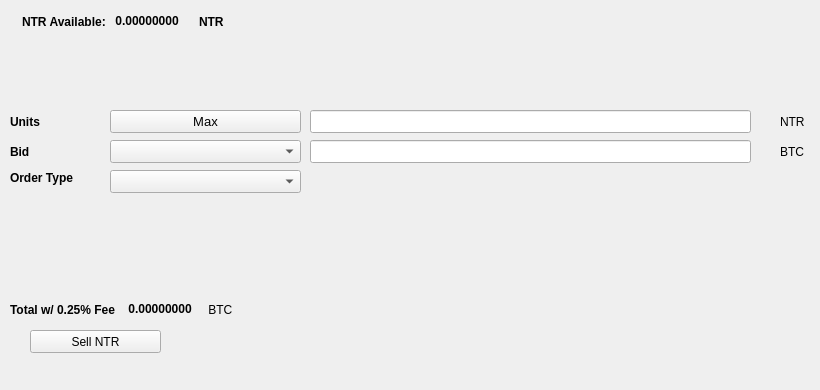
   <widget class="QWidget" name="SellTab">
    <attribute name="title">
     <string>Sell</string>
    </attribute>
    <widget class="QLabel" name="label_16">
     <property name="geometry">
      <rect>
       <x>780</x>
       <y>140</y>
       <width>31</width>
       <height>23</height>
      </rect>
     </property>
     <property name="text">
      <string>BTC</string>
     </property>
    </widget>
    <widget class="QComboBox" name="SellBidcomboBox">
     <property name="geometry">
      <rect>
       <x>110</x>
       <y>140</y>
       <width>191</width>
       <height>23</height>
      </rect>
     </property>
     <property name="font">
      <font>
       <pointsize>10</pointsize>
      </font>
     </property>
    </widget>
    <widget class="QLabel" name="label_18">
     <property name="geometry">
      <rect>
       <x>10</x>
       <y>110</y>
       <width>46</width>
       <height>23</height>
      </rect>
     </property>
     <property name="font">
      <font>
       <weight>75</weight>
       <bold>true</bold>
      </font>
     </property>
     <property name="text">
      <string>Units</string>
     </property>
    </widget>
    <widget class="QPushButton" name="Sell_Max_Amount">
     <property name="geometry">
      <rect>
       <x>110</x>
       <y>110</y>
       <width>191</width>
       <height>23</height>
      </rect>
     </property>
     <property name="font">
      <font>
       <pointsize>10</pointsize>
      </font>
     </property>
     <property name="text">
      <string>Max</string>
     </property>
    </widget>
    <widget class="QLabel" name="label_20">
     <property name="geometry">
      <rect>
       <x>10</x>
       <y>170</y>
       <width>91</width>
       <height>16</height>
      </rect>
     </property>
     <property name="font">
      <font>
       <weight>75</weight>
       <bold>true</bold>
      </font>
     </property>
     <property name="text">
      <string>Order Type</string>
     </property>
    </widget>
    <widget class="QComboBox" name="SellOrdertypeCombo">
     <property name="geometry">
      <rect>
       <x>110</x>
       <y>170</y>
       <width>191</width>
       <height>23</height>
      </rect>
     </property>
     <property name="font">
      <font>
       <pointsize>10</pointsize>
      </font>
     </property>
    </widget>
    <widget class="QLabel" name="label_21">
     <property name="geometry">
      <rect>
       <x>10</x>
       <y>140</y>
       <width>46</width>
       <height>23</height>
      </rect>
     </property>
     <property name="font">
      <font>
       <weight>75</weight>
       <bold>true</bold>
      </font>
     </property>
     <property name="text">
      <string>Bid</string>
     </property>
    </widget>
    <widget class="QLabel" name="label_22">
     <property name="geometry">
      <rect>
       <x>780</x>
       <y>110</y>
       <width>31</width>
       <height>23</height>
      </rect>
     </property>
     <property name="text">
      <string>NTR</string>
     </property>
    </widget>
    <widget class="QLineEdit" name="UnitsInputNTR">
     <property name="geometry">
      <rect>
       <x>310</x>
       <y>110</y>
       <width>441</width>
       <height>23</height>
      </rect>
     </property>
     <property name="font">
      <font>
       <pointsize>9</pointsize>
       <weight>75</weight>
       <bold>true</bold>
      </font>
     </property>
    </widget>
    <widget class="QLineEdit" name="SellBidPriceEdit">
     <property name="geometry">
      <rect>
       <x>310</x>
       <y>140</y>
       <width>441</width>
       <height>23</height>
      </rect>
     </property>
     <property name="font">
      <font>
       <pointsize>9</pointsize>
       <weight>75</weight>
       <bold>true</bold>
      </font>
     </property>
    </widget>
    <widget class="QPushButton" name="SellNTRBTN">
     <property name="geometry">
      <rect>
       <x>30</x>
       <y>330</y>
       <width>131</width>
       <height>23</height>
      </rect>
     </property>
     <property name="text">
      <string>Sell NTR</string>
     </property>
     <property name="icon">
      <iconset resource="../netrum">
       <normaloff>:/icons/bitcoin</normaloff>:/icons/bitcoin</iconset>
     </property>
    </widget>
    <widget class="QWidget" name="layoutWidget3">
     <property name="geometry">
      <rect>
       <x>22</x>
       <y>12</y>
       <width>258</width>
       <height>19</height>
      </rect>
     </property>
     <layout class="QHBoxLayout" name="horizontalLayout">
      <item>
       <widget class="QLabel" name="label232_2">
        <property name="font">
         <font>
          <weight>75</weight>
          <bold>true</bold>
         </font>
        </property>
        <property name="text">
         <string>NTR Available:</string>
        </property>
       </widget>
      </item>
      <item>
       <widget class="QLabel" name="NTRAvailableLabel">
        <property name="palette">
         <palette>
          <active>
           <colorrole role="WindowText">
            <brush brushstyle="SolidPattern">
             <color alpha="255">
              <red>0</red>
              <green>0</green>
              <blue>0</blue>
             </color>
            </brush>
           </colorrole>
           <colorrole role="Button">
            <brush brushstyle="SolidPattern">
             <color alpha="255">
              <red>0</red>
              <green>170</green>
              <blue>0</blue>
             </color>
            </brush>
           </colorrole>
           <colorrole role="Light">
            <brush brushstyle="SolidPattern">
             <color alpha="255">
              <red>0</red>
              <green>255</green>
              <blue>0</blue>
             </color>
            </brush>
           </colorrole>
           <colorrole role="Midlight">
            <brush brushstyle="SolidPattern">
             <color alpha="255">
              <red>0</red>
              <green>212</green>
              <blue>0</blue>
             </color>
            </brush>
           </colorrole>
           <colorrole role="Dark">
            <brush brushstyle="SolidPattern">
             <color alpha="255">
              <red>0</red>
              <green>85</green>
              <blue>0</blue>
             </color>
            </brush>
           </colorrole>
           <colorrole role="Mid">
            <brush brushstyle="SolidPattern">
             <color alpha="255">
              <red>0</red>
              <green>113</green>
              <blue>0</blue>
             </color>
            </brush>
           </colorrole>
           <colorrole role="Text">
            <brush brushstyle="SolidPattern">
             <color alpha="255">
              <red>0</red>
              <green>170</green>
              <blue>0</blue>
             </color>
            </brush>
           </colorrole>
           <colorrole role="BrightText">
            <brush brushstyle="SolidPattern">
             <color alpha="255">
              <red>255</red>
              <green>255</green>
              <blue>255</blue>
             </color>
            </brush>
           </colorrole>
           <colorrole role="ButtonText">
            <brush brushstyle="SolidPattern">
             <color alpha="255">
              <red>0</red>
              <green>0</green>
              <blue>0</blue>
             </color>
            </brush>
           </colorrole>
           <colorrole role="Base">
            <brush brushstyle="SolidPattern">
             <color alpha="255">
              <red>255</red>
              <green>255</green>
              <blue>255</blue>
             </color>
            </brush>
           </colorrole>
           <colorrole role="Window">
            <brush brushstyle="SolidPattern">
             <color alpha="255">
              <red>0</red>
              <green>170</green>
              <blue>0</blue>
             </color>
            </brush>
           </colorrole>
           <colorrole role="Shadow">
            <brush brushstyle="SolidPattern">
             <color alpha="255">
              <red>0</red>
              <green>0</green>
              <blue>0</blue>
             </color>
            </brush>
           </colorrole>
           <colorrole role="AlternateBase">
            <brush brushstyle="SolidPattern">
             <color alpha="255">
              <red>127</red>
              <green>212</green>
              <blue>127</blue>
             </color>
            </brush>
           </colorrole>
           <colorrole role="ToolTipBase">
            <brush brushstyle="SolidPattern">
             <color alpha="255">
              <red>255</red>
              <green>255</green>
              <blue>220</blue>
             </color>
            </brush>
           </colorrole>
           <colorrole role="ToolTipText">
            <brush brushstyle="SolidPattern">
             <color alpha="255">
              <red>0</red>
              <green>0</green>
              <blue>0</blue>
             </color>
            </brush>
           </colorrole>
          </active>
          <inactive>
           <colorrole role="WindowText">
            <brush brushstyle="SolidPattern">
             <color alpha="255">
              <red>0</red>
              <green>0</green>
              <blue>0</blue>
             </color>
            </brush>
           </colorrole>
           <colorrole role="Button">
            <brush brushstyle="SolidPattern">
             <color alpha="255">
              <red>0</red>
              <green>170</green>
              <blue>0</blue>
             </color>
            </brush>
           </colorrole>
           <colorrole role="Light">
            <brush brushstyle="SolidPattern">
             <color alpha="255">
              <red>0</red>
              <green>255</green>
              <blue>0</blue>
             </color>
            </brush>
           </colorrole>
           <colorrole role="Midlight">
            <brush brushstyle="SolidPattern">
             <color alpha="255">
              <red>0</red>
              <green>212</green>
              <blue>0</blue>
             </color>
            </brush>
           </colorrole>
           <colorrole role="Dark">
            <brush brushstyle="SolidPattern">
             <color alpha="255">
              <red>0</red>
              <green>85</green>
              <blue>0</blue>
             </color>
            </brush>
           </colorrole>
           <colorrole role="Mid">
            <brush brushstyle="SolidPattern">
             <color alpha="255">
              <red>0</red>
              <green>113</green>
              <blue>0</blue>
             </color>
            </brush>
           </colorrole>
           <colorrole role="Text">
            <brush brushstyle="SolidPattern">
             <color alpha="255">
              <red>0</red>
              <green>170</green>
              <blue>0</blue>
             </color>
            </brush>
           </colorrole>
           <colorrole role="BrightText">
            <brush brushstyle="SolidPattern">
             <color alpha="255">
              <red>255</red>
              <green>255</green>
              <blue>255</blue>
             </color>
            </brush>
           </colorrole>
           <colorrole role="ButtonText">
            <brush brushstyle="SolidPattern">
             <color alpha="255">
              <red>0</red>
              <green>0</green>
              <blue>0</blue>
             </color>
            </brush>
           </colorrole>
           <colorrole role="Base">
            <brush brushstyle="SolidPattern">
             <color alpha="255">
              <red>255</red>
              <green>255</green>
              <blue>255</blue>
             </color>
            </brush>
           </colorrole>
           <colorrole role="Window">
            <brush brushstyle="SolidPattern">
             <color alpha="255">
              <red>0</red>
              <green>170</green>
              <blue>0</blue>
             </color>
            </brush>
           </colorrole>
           <colorrole role="Shadow">
            <brush brushstyle="SolidPattern">
             <color alpha="255">
              <red>0</red>
              <green>0</green>
              <blue>0</blue>
             </color>
            </brush>
           </colorrole>
           <colorrole role="AlternateBase">
            <brush brushstyle="SolidPattern">
             <color alpha="255">
              <red>127</red>
              <green>212</green>
              <blue>127</blue>
             </color>
            </brush>
           </colorrole>
           <colorrole role="ToolTipBase">
            <brush brushstyle="SolidPattern">
             <color alpha="255">
              <red>255</red>
              <green>255</green>
              <blue>220</blue>
             </color>
            </brush>
           </colorrole>
           <colorrole role="ToolTipText">
            <brush brushstyle="SolidPattern">
             <color alpha="255">
              <red>0</red>
              <green>0</green>
              <blue>0</blue>
             </color>
            </brush>
           </colorrole>
          </inactive>
          <disabled>
           <colorrole role="WindowText">
            <brush brushstyle="SolidPattern">
             <color alpha="255">
              <red>0</red>
              <green>85</green>
              <blue>0</blue>
             </color>
            </brush>
           </colorrole>
           <colorrole role="Button">
            <brush brushstyle="SolidPattern">
             <color alpha="255">
              <red>0</red>
              <green>170</green>
              <blue>0</blue>
             </color>
            </brush>
           </colorrole>
           <colorrole role="Light">
            <brush brushstyle="SolidPattern">
             <color alpha="255">
              <red>0</red>
              <green>255</green>
              <blue>0</blue>
             </color>
            </brush>
           </colorrole>
           <colorrole role="Midlight">
            <brush brushstyle="SolidPattern">
             <color alpha="255">
              <red>0</red>
              <green>212</green>
              <blue>0</blue>
             </color>
            </brush>
           </colorrole>
           <colorrole role="Dark">
            <brush brushstyle="SolidPattern">
             <color alpha="255">
              <red>0</red>
              <green>85</green>
              <blue>0</blue>
             </color>
            </brush>
           </colorrole>
           <colorrole role="Mid">
            <brush brushstyle="SolidPattern">
             <color alpha="255">
              <red>0</red>
              <green>113</green>
              <blue>0</blue>
             </color>
            </brush>
           </colorrole>
           <colorrole role="Text">
            <brush brushstyle="SolidPattern">
             <color alpha="255">
              <red>0</red>
              <green>85</green>
              <blue>0</blue>
             </color>
            </brush>
           </colorrole>
           <colorrole role="BrightText">
            <brush brushstyle="SolidPattern">
             <color alpha="255">
              <red>255</red>
              <green>255</green>
              <blue>255</blue>
             </color>
            </brush>
           </colorrole>
           <colorrole role="ButtonText">
            <brush brushstyle="SolidPattern">
             <color alpha="255">
              <red>0</red>
              <green>85</green>
              <blue>0</blue>
             </color>
            </brush>
           </colorrole>
           <colorrole role="Base">
            <brush brushstyle="SolidPattern">
             <color alpha="255">
              <red>0</red>
              <green>170</green>
              <blue>0</blue>
             </color>
            </brush>
           </colorrole>
           <colorrole role="Window">
            <brush brushstyle="SolidPattern">
             <color alpha="255">
              <red>0</red>
              <green>170</green>
              <blue>0</blue>
             </color>
            </brush>
           </colorrole>
           <colorrole role="Shadow">
            <brush brushstyle="SolidPattern">
             <color alpha="255">
              <red>0</red>
              <green>0</green>
              <blue>0</blue>
             </color>
            </brush>
           </colorrole>
           <colorrole role="AlternateBase">
            <brush brushstyle="SolidPattern">
             <color alpha="255">
              <red>0</red>
              <green>170</green>
              <blue>0</blue>
             </color>
            </brush>
           </colorrole>
           <colorrole role="ToolTipBase">
            <brush brushstyle="SolidPattern">
             <color alpha="255">
              <red>255</red>
              <green>255</green>
              <blue>220</blue>
             </color>
            </brush>
           </colorrole>
           <colorrole role="ToolTipText">
            <brush brushstyle="SolidPattern">
             <color alpha="255">
              <red>0</red>
              <green>0</green>
              <blue>0</blue>
             </color>
            </brush>
           </colorrole>
          </disabled>
         </palette>
        </property>
        <property name="font">
         <font>
          <weight>75</weight>
          <bold>true</bold>
         </font>
        </property>
        <property name="text">
         <string> 0.00000000 </string>
        </property>
        <property name="textInteractionFlags">
         <set>Qt::LinksAccessibleByMouse|Qt::TextSelectableByKeyboard|Qt::TextSelectableByMouse</set>
        </property>
       </widget>
      </item>
      <item>
       <widget class="QLabel" name="labelNTR">
        <property name="font">
         <font>
          <weight>75</weight>
          <bold>true</bold>
         </font>
        </property>
        <property name="text">
         <string>NTR</string>
        </property>
       </widget>
      </item>
     </layout>
    </widget>
    <widget class="QWidget" name="layoutWidget">
     <property name="geometry">
      <rect>
       <x>10</x>
       <y>300</y>
       <width>268</width>
       <height>19</height>
      </rect>
     </property>
     <layout class="QHBoxLayout" name="horizontalLayout_2">
      <item>
       <widget class="QLabel" name="label_19">
        <property name="font">
         <font>
          <weight>75</weight>
          <bold>true</bold>
         </font>
        </property>
        <property name="text">
         <string>Total w/ 0.25% Fee </string>
        </property>
       </widget>
      </item>
      <item>
       <widget class="QLabel" name="SellCostLabel">
        <property name="palette">
         <palette>
          <active>
           <colorrole role="WindowText">
            <brush brushstyle="SolidPattern">
             <color alpha="255">
              <red>0</red>
              <green>0</green>
              <blue>0</blue>
             </color>
            </brush>
           </colorrole>
           <colorrole role="Button">
            <brush brushstyle="SolidPattern">
             <color alpha="255">
              <red>0</red>
              <green>170</green>
              <blue>0</blue>
             </color>
            </brush>
           </colorrole>
           <colorrole role="Light">
            <brush brushstyle="SolidPattern">
             <color alpha="255">
              <red>0</red>
              <green>255</green>
              <blue>0</blue>
             </color>
            </brush>
           </colorrole>
           <colorrole role="Midlight">
            <brush brushstyle="SolidPattern">
             <color alpha="255">
              <red>0</red>
              <green>212</green>
              <blue>0</blue>
             </color>
            </brush>
           </colorrole>
           <colorrole role="Dark">
            <brush brushstyle="SolidPattern">
             <color alpha="255">
              <red>0</red>
              <green>85</green>
              <blue>0</blue>
             </color>
            </brush>
           </colorrole>
           <colorrole role="Mid">
            <brush brushstyle="SolidPattern">
             <color alpha="255">
              <red>0</red>
              <green>113</green>
              <blue>0</blue>
             </color>
            </brush>
           </colorrole>
           <colorrole role="Text">
            <brush brushstyle="SolidPattern">
             <color alpha="255">
              <red>0</red>
              <green>170</green>
              <blue>0</blue>
             </color>
            </brush>
           </colorrole>
           <colorrole role="BrightText">
            <brush brushstyle="SolidPattern">
             <color alpha="255">
              <red>255</red>
              <green>255</green>
              <blue>255</blue>
             </color>
            </brush>
           </colorrole>
           <colorrole role="ButtonText">
            <brush brushstyle="SolidPattern">
             <color alpha="255">
              <red>0</red>
              <green>0</green>
              <blue>0</blue>
             </color>
            </brush>
           </colorrole>
           <colorrole role="Base">
            <brush brushstyle="SolidPattern">
             <color alpha="255">
              <red>255</red>
              <green>255</green>
              <blue>255</blue>
             </color>
            </brush>
           </colorrole>
           <colorrole role="Window">
            <brush brushstyle="SolidPattern">
             <color alpha="255">
              <red>0</red>
              <green>170</green>
              <blue>0</blue>
             </color>
            </brush>
           </colorrole>
           <colorrole role="Shadow">
            <brush brushstyle="SolidPattern">
             <color alpha="255">
              <red>0</red>
              <green>0</green>
              <blue>0</blue>
             </color>
            </brush>
           </colorrole>
           <colorrole role="AlternateBase">
            <brush brushstyle="SolidPattern">
             <color alpha="255">
              <red>127</red>
              <green>212</green>
              <blue>127</blue>
             </color>
            </brush>
           </colorrole>
           <colorrole role="ToolTipBase">
            <brush brushstyle="SolidPattern">
             <color alpha="255">
              <red>255</red>
              <green>255</green>
              <blue>220</blue>
             </color>
            </brush>
           </colorrole>
           <colorrole role="ToolTipText">
            <brush brushstyle="SolidPattern">
             <color alpha="255">
              <red>0</red>
              <green>0</green>
              <blue>0</blue>
             </color>
            </brush>
           </colorrole>
          </active>
          <inactive>
           <colorrole role="WindowText">
            <brush brushstyle="SolidPattern">
             <color alpha="255">
              <red>0</red>
              <green>0</green>
              <blue>0</blue>
             </color>
            </brush>
           </colorrole>
           <colorrole role="Button">
            <brush brushstyle="SolidPattern">
             <color alpha="255">
              <red>0</red>
              <green>170</green>
              <blue>0</blue>
             </color>
            </brush>
           </colorrole>
           <colorrole role="Light">
            <brush brushstyle="SolidPattern">
             <color alpha="255">
              <red>0</red>
              <green>255</green>
              <blue>0</blue>
             </color>
            </brush>
           </colorrole>
           <colorrole role="Midlight">
            <brush brushstyle="SolidPattern">
             <color alpha="255">
              <red>0</red>
              <green>212</green>
              <blue>0</blue>
             </color>
            </brush>
           </colorrole>
           <colorrole role="Dark">
            <brush brushstyle="SolidPattern">
             <color alpha="255">
              <red>0</red>
              <green>85</green>
              <blue>0</blue>
             </color>
            </brush>
           </colorrole>
           <colorrole role="Mid">
            <brush brushstyle="SolidPattern">
             <color alpha="255">
              <red>0</red>
              <green>113</green>
              <blue>0</blue>
             </color>
            </brush>
           </colorrole>
           <colorrole role="Text">
            <brush brushstyle="SolidPattern">
             <color alpha="255">
              <red>0</red>
              <green>170</green>
              <blue>0</blue>
             </color>
            </brush>
           </colorrole>
           <colorrole role="BrightText">
            <brush brushstyle="SolidPattern">
             <color alpha="255">
              <red>255</red>
              <green>255</green>
              <blue>255</blue>
             </color>
            </brush>
           </colorrole>
           <colorrole role="ButtonText">
            <brush brushstyle="SolidPattern">
             <color alpha="255">
              <red>0</red>
              <green>0</green>
              <blue>0</blue>
             </color>
            </brush>
           </colorrole>
           <colorrole role="Base">
            <brush brushstyle="SolidPattern">
             <color alpha="255">
              <red>255</red>
              <green>255</green>
              <blue>255</blue>
             </color>
            </brush>
           </colorrole>
           <colorrole role="Window">
            <brush brushstyle="SolidPattern">
             <color alpha="255">
              <red>0</red>
              <green>170</green>
              <blue>0</blue>
             </color>
            </brush>
           </colorrole>
           <colorrole role="Shadow">
            <brush brushstyle="SolidPattern">
             <color alpha="255">
              <red>0</red>
              <green>0</green>
              <blue>0</blue>
             </color>
            </brush>
           </colorrole>
           <colorrole role="AlternateBase">
            <brush brushstyle="SolidPattern">
             <color alpha="255">
              <red>127</red>
              <green>212</green>
              <blue>127</blue>
             </color>
            </brush>
           </colorrole>
           <colorrole role="ToolTipBase">
            <brush brushstyle="SolidPattern">
             <color alpha="255">
              <red>255</red>
              <green>255</green>
              <blue>220</blue>
             </color>
            </brush>
           </colorrole>
           <colorrole role="ToolTipText">
            <brush brushstyle="SolidPattern">
             <color alpha="255">
              <red>0</red>
              <green>0</green>
              <blue>0</blue>
             </color>
            </brush>
           </colorrole>
          </inactive>
          <disabled>
           <colorrole role="WindowText">
            <brush brushstyle="SolidPattern">
             <color alpha="255">
              <red>0</red>
              <green>85</green>
              <blue>0</blue>
             </color>
            </brush>
           </colorrole>
           <colorrole role="Button">
            <brush brushstyle="SolidPattern">
             <color alpha="255">
              <red>0</red>
              <green>170</green>
              <blue>0</blue>
             </color>
            </brush>
           </colorrole>
           <colorrole role="Light">
            <brush brushstyle="SolidPattern">
             <color alpha="255">
              <red>0</red>
              <green>255</green>
              <blue>0</blue>
             </color>
            </brush>
           </colorrole>
           <colorrole role="Midlight">
            <brush brushstyle="SolidPattern">
             <color alpha="255">
              <red>0</red>
              <green>212</green>
              <blue>0</blue>
             </color>
            </brush>
           </colorrole>
           <colorrole role="Dark">
            <brush brushstyle="SolidPattern">
             <color alpha="255">
              <red>0</red>
              <green>85</green>
              <blue>0</blue>
             </color>
            </brush>
           </colorrole>
           <colorrole role="Mid">
            <brush brushstyle="SolidPattern">
             <color alpha="255">
              <red>0</red>
              <green>113</green>
              <blue>0</blue>
             </color>
            </brush>
           </colorrole>
           <colorrole role="Text">
            <brush brushstyle="SolidPattern">
             <color alpha="255">
              <red>0</red>
              <green>85</green>
              <blue>0</blue>
             </color>
            </brush>
           </colorrole>
           <colorrole role="BrightText">
            <brush brushstyle="SolidPattern">
             <color alpha="255">
              <red>255</red>
              <green>255</green>
              <blue>255</blue>
             </color>
            </brush>
           </colorrole>
           <colorrole role="ButtonText">
            <brush brushstyle="SolidPattern">
             <color alpha="255">
              <red>0</red>
              <green>85</green>
              <blue>0</blue>
             </color>
            </brush>
           </colorrole>
           <colorrole role="Base">
            <brush brushstyle="SolidPattern">
             <color alpha="255">
              <red>0</red>
              <green>170</green>
              <blue>0</blue>
             </color>
            </brush>
           </colorrole>
           <colorrole role="Window">
            <brush brushstyle="SolidPattern">
             <color alpha="255">
              <red>0</red>
              <green>170</green>
              <blue>0</blue>
             </color>
            </brush>
           </colorrole>
           <colorrole role="Shadow">
            <brush brushstyle="SolidPattern">
             <color alpha="255">
              <red>0</red>
              <green>0</green>
              <blue>0</blue>
             </color>
            </brush>
           </colorrole>
           <colorrole role="AlternateBase">
            <brush brushstyle="SolidPattern">
             <color alpha="255">
              <red>0</red>
              <green>170</green>
              <blue>0</blue>
             </color>
            </brush>
           </colorrole>
           <colorrole role="ToolTipBase">
            <brush brushstyle="SolidPattern">
             <color alpha="255">
              <red>255</red>
              <green>255</green>
              <blue>220</blue>
             </color>
            </brush>
           </colorrole>
           <colorrole role="ToolTipText">
            <brush brushstyle="SolidPattern">
             <color alpha="255">
              <red>0</red>
              <green>0</green>
              <blue>0</blue>
             </color>
            </brush>
           </colorrole>
          </disabled>
         </palette>
        </property>
        <property name="font">
         <font>
          <weight>75</weight>
          <bold>true</bold>
         </font>
        </property>
        <property name="autoFillBackground">
         <bool>false</bool>
        </property>
        <property name="text">
         <string> 0.00000000</string>
        </property>
        <property name="textInteractionFlags">
         <set>Qt::LinksAccessibleByMouse|Qt::TextSelectableByMouse</set>
        </property>
       </widget>
      </item>
      <item>
       <widget class="QLabel" name="label_17">
        <property name="font">
         <font>
          <weight>50</weight>
          <bold>false</bold>
         </font>
        </property>
        <property name="text">
         <string> BTC</string>
        </property>
       </widget>
      </item>
     </layout>
    </widget>
    <widget class="QLabel" name="label_23">
     <property name="geometry">
      <rect>
       <x>460</x>
       <y>300</y>
       <width>281</width>
       <height>81</height>
      </rect>
     </property>
     <property name="text">
      <string/>
     </property>
     <property name="pixmap">
      <pixmap>:/images/bittrex</pixmap>
     </property>
    </widget>
   </widget>
